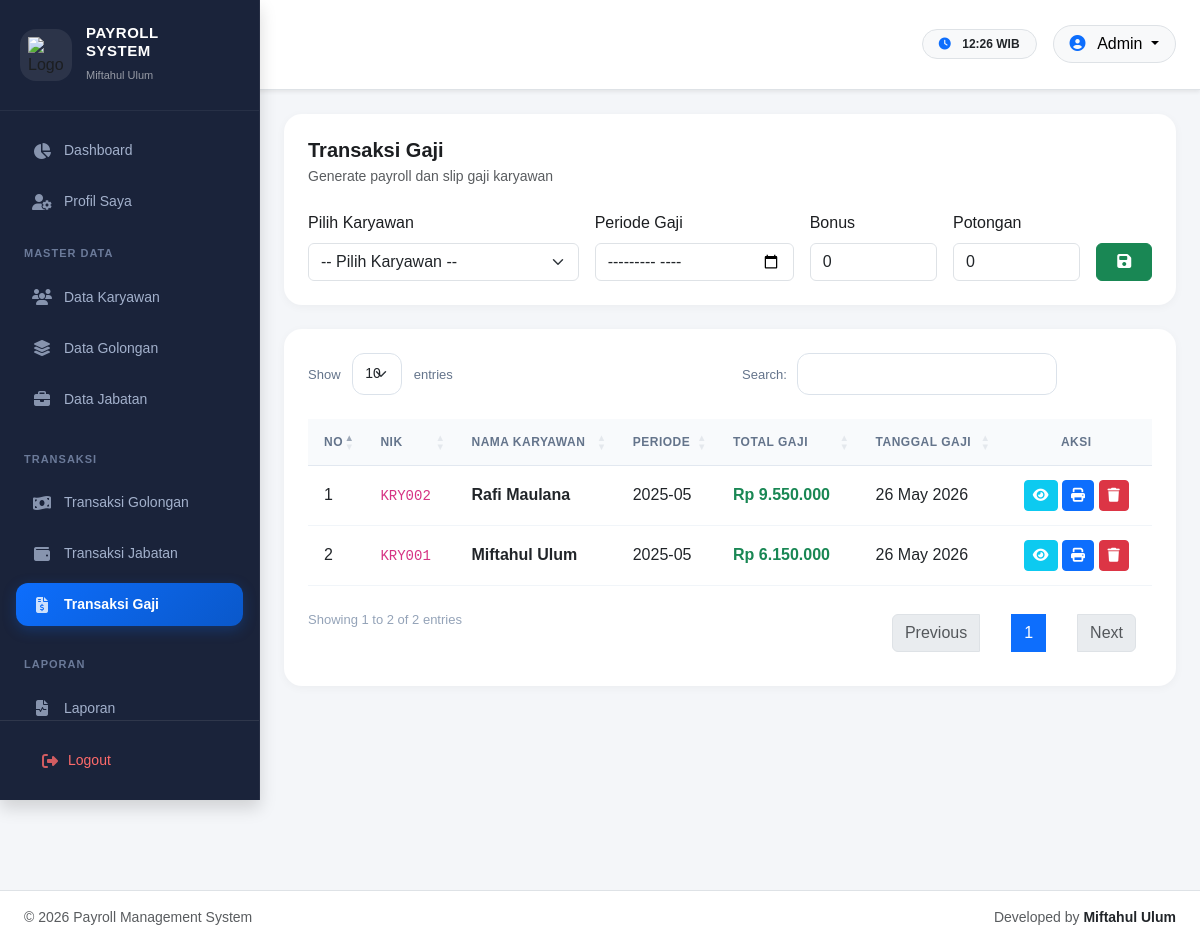
Page /index.php?page=transaksi_gaji (signed in) on the committed database.
### tables this page shows
CREATE TABLE transaksi_gaji (
id_gaji INT AUTO_INCREMENT PRIMARY KEY,

id_karyawan INT NOT NULL,

periode VARCHAR(20) NOT NULL,

gaji_pokok BIGINT NOT NULL DEFAULT 0,
tunjangan_jabatan BIGINT NOT NULL DEFAULT 0,
tunjangan_golongan BIGINT NOT NULL DEFAULT 0,

bonus BIGINT NOT NULL DEFAULT 0,
potongan BIGINT NOT NULL DEFAULT 0,

total_gaji BIGINT NOT NULL DEFAULT 0,

tanggal_gaji DATETIME NOT NULL,

created_at TIMESTAMP DEFAULT CURRENT_TIMESTAMP,

CONSTRAINT fk_gaji_karyawan
FOREIGN KEY (id_karyawan)
REFERENCES karyawan(id_karyawan)
ON DELETE CASCADE
);

CREATE TABLE karyawan (
id_karyawan INT AUTO_INCREMENT PRIMARY KEY,
nik VARCHAR(50) NOT NULL UNIQUE,
nama_karyawan VARCHAR(150) NOT NULL,
email VARCHAR(150) NULL,
no_hp VARCHAR(20) NULL,
alamat TEXT NULL,
jenis_kelamin ENUM('Laki-laki','Perempuan') NULL,
tanggal_masuk DATE NULL,
foto VARCHAR(255) NULL,
created_at TIMESTAMP DEFAULT CURRENT_TIMESTAMP
);

### pages/transaksi/gaji/index.php (the view, shortened to what this page needs)
<div class="card-dashboard p-4 mb-4">
    <div class="d-flex justify-content-between align-items-center flex-wrap gap-3 mb-4">
        <div>
            <h5 class="fw-bold mb-1">
                Transaksi Gaji
            </h5>
            <p class="text-muted small mb-0">
                Generate payroll dan slip gaji karyawan
            </p>
        </div>
    </div>
    <form method="POST">
        <div class="row g-3">
            <div class="col-md-4">
                <label class="form-label">
                    Pilih Karyawan
                </label>
                <select name="id_karyawan" class="form-select" required>
                    <option value="">
                        -- Pilih Karyawan --
                    </option>
                </select>
            </div>
            <div class="col-md-3">
                <label class="form-label">
                    Periode Gaji
                </label>
                <input type="month" name="periode" class="form-control" required>
            </div>
            <div class="col-md-2">
                <label class="form-label">
                    Bonus
                </label>
                <input type="number" name="bonus" class="form-control" value="0">
            </div>
            <div class="col-md-2">
                <label class="form-label">
                    Potongan
                </label>
                <input type="number" name="potongan" class="form-control" value="0">
            </div>
            <div class="col-md-1 d-grid">
                <button type="submit" name="generate_gaji" class="btn btn-success">
                    <i class="fa-solid fa-floppy-disk"></i>
                </button>
            </div>
        </div>
    </form>
</div>
<div class="card-dashboard p-4">
    <div class="table-responsive">
        <table class="table table-hover align-middle datatable">
            <thead class="table-light">
                <tr>
                    <th>No</th>
                    <th>NIK</th>
                    <th>Nama Karyawan</th>
                    <th>Periode</th>
                    <th>Total Gaji</th>
                    <th>Tanggal Gaji</th>
                    <th class="text-center no-sort">
                        Aksi
                    </th>
                </tr>
            </thead>
            <tbody>
                <?php
                $no = 1;
                $sql = mysqli_query(
                    $koneksi,
                    "SELECT
                        tg.*,
                        k.nik,
                        k.nama_karyawan
                     FROM transaksi_gaji tg
                     INNER JOIN karyawan k
                        ON tg.id_karyawan =
                           k.id_karyawan
                     ORDER BY
                        tg.id_gaji DESC"
                );
                while ($row = mysqli_fetch_assoc($sql)) {
                ?>
                <tr>
                    <td>
                        <?= $no++ ?>
                    </td>
                    <td>
                        <code>
                            <?= $row['nik'] ?>
                        </code>
                    </td>
                    <td class="fw-semibold">
                        <?= $row['nama_karyawan'] ?>
                    </td>
                    <td>
                        <?= $row['periode'] ?>
                    </td>
                    <td class="fw-bold text-success">
                        Rp
                        <?= number_format($row['total_gaji'], 0, ',', '.') ?>
                    </td>
                    <td>
                        <?= date('d M Y', strtotime($row['tanggal_gaji'])) ?>
                    </td>
                    <td class="text-center">
                        <a href="index.php?page=detail_gaji&id=<?= $row['id_gaji'] ?>"
                            class="btn btn-info btn-sm text-white">
                            <i class="fa-solid fa-eye"></i>
                        </a>
                        <a href="pages/slip_gaji_print.php?id=<?= $row['id_gaji'] ?>" target="_blank"
                            class="btn btn-primary btn-sm">
                            <i class="fa-solid fa-print"></i>
                        </a>
                        <a href="index.php?page=transaksi_gaji&action=hapus&id=<?= $row['id_gaji'] ?>"
                            class="btn btn-danger btn-sm" data-delete="true" data-message="Hapus transaksi gaji ini?">
                            <i class="fa-solid fa-trash"></i>
                        </a>
                    </td>
                </tr>
                <?php } ?>
            </tbody>
        </table>
    </div>
</div>

### assets/css/style.css (style rules this page uses)
:root { --primary: #3e7ccb; --primary-hover: #3469ad; --bg-light: #f5f7fb; }
body { background-color: var(--bg-light); color: #1c1e21; overflow-x: hidden; font-family: "Plus Jakarta Sans", sans-serif; }
* { scrollbar-width: thin; scrollbar-color: #ccc #f1f1f1; }
body { background: #f4f6f9; }
.card-dashboard { background: white; border-radius: 24px; box-shadow: 0 2px 10px rgba(0, 0, 0, 0.04); }

### assets/css/dashboard.css (style rules this page uses)
.card-dashboard { border: none; border-radius: 18px; overflow: hidden; transition: transform 0.25s ease, box-shadow 0.25s ease; background: #fff; }

### assets/css/datatable.css (style rules this page uses)
table.dataTable { border-collapse: separate !important; border-spacing: 0; }
table.dataTable thead th { background: #f8fafc !important; color: #64748b !important; font-size: 12px; font-weight: 700; text-transform: uppercase; letter-spacing: 0.5px; border-bottom: 1px solid #e2e8f0 !important; padding: 14px 16px !important; }
table.dataTable tbody td { padding: 14px 16px !important; vertical-align: middle; border-bottom: 1px solid #f1f5f9; }
table.dataTable tbody tr { transition: background 0.2s ease; }

### rows in the picture
transaksi_gaji: id_karyawan.nik "KRY002", id_karyawan.nama_karyawan "Rafi Maulana", periode "2025-05", total_gaji "9.550.000", tanggal_gaji "26 May 2026"
transaksi_gaji: id_karyawan.nik "KRY001", id_karyawan.nama_karyawan "Miftahul Ulum", periode "2025-05", total_gaji "6.150.000", tanggal_gaji "26 May 2026"

### other values in the picture
$_SESSION['role'] "Admin"
